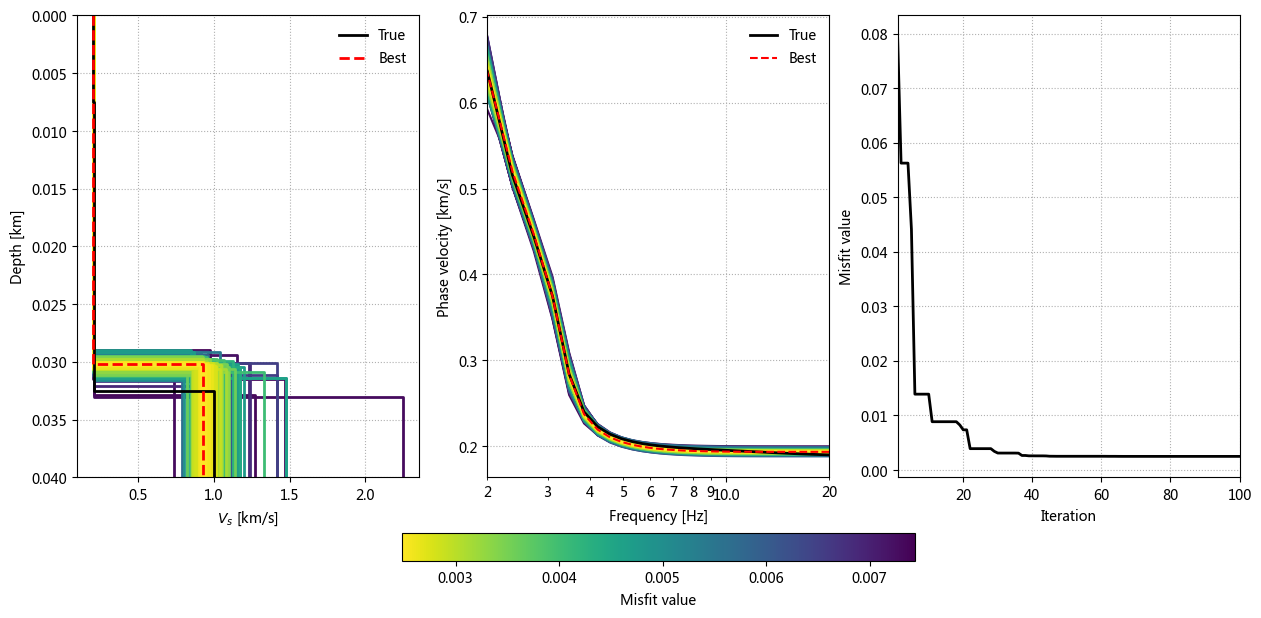

Reproduce this figure in Python.
import numpy as np

import matplotlib.pyplot as plt
from matplotlib.ticker import ScalarFormatter
from matplotlib.cm import ScalarMappable
from matplotlib.colors import Normalize
from mpl_toolkits.axes_grid1.inset_locator import inset_axes

from disba import PhaseDispersion, depthplot

from evodcinv import EarthModel, Layer, Curve


# Generate synthetic data
# Example taken from <https://www.geopsy.org/wiki/index.php/Dispersion_curve_inversion>
velocity_model = np.array([
    [7.5, 500.0, 200.0, 1700.0],
    [25.0, 1350.0, 210.0, 1900.0],
    [0.0, 2000.0, 1000.0, 2500.0],
]) * 1.0e-3

pd = PhaseDispersion(*velocity_model.T)
f = np.linspace(2.0, 20.0, 50)
t = 1.0 / f[::-1]
cp = pd(t, mode=0, wave="rayleigh")

# Initialize model
model = EarthModel()

# Build model search boundaries from top to bottom
# First argument is the bounds of layer's thickness [km]
# Second argument is the bounds of layer's S-wave velocity [km/s]
# Third argument is the bounds of VP/VS ratio, the default setting 
# is [1.63, 2.45], which corresponds to Poisson's ratio ranging from 0.2 to 0.4.
model.add(Layer([0.001, 0.1], [0.1, 3.0], [2, 8.])) # Set a wider range of VP/VS ratio to correspond to shallow layers with high water content.
model.add(Layer([0.001, 0.1], [0.1, 3.0]))

# Constant density (=2 g/cm3)
# First argument is P-wawe velocity [km/s]
density = lambda vp: 2.0

# Configure model
model.configure(
    optimizer="cpso",
    misfit="rmse",
    density=density,
    optimizer_args={
        "popsize": 20,
        "maxiter": 100,
        "workers": -1,
        "seed": 0,
    },
)

# Define dispersion curves to invert
curves = [Curve(cp.period, cp.velocity, 0, "rayleigh", "phase")]

# Run inversion
# See stochopy's documentation for optimizer options <https://keurfonluu.github.io/stochopy/>
res = model.invert(curves)
res = res.threshold(3 * np.min(res.misfit))

# Plot results
fig, ax = plt.subplots(1, 3, figsize=(15, 6))

for a in ax:
    a.grid(True, linestyle=":")

zmax = 0.04
cmap = "viridis_r"

# Velocity model
res.plot_model(
    "vs",
    zmax=zmax,
    show="all",
    ax=ax[0],
    plot_args={"cmap": cmap},
)
depthplot(
    velocity_model[:, 0],
    velocity_model[:, 2],
    zmax=zmax,
    ax=ax[0],
    plot_args={
        "color": "black",
        "linewidth": 2,
        "label": "True",
    },
)
res.plot_model(
    "vs",
    zmax=zmax,
    show="best",
    ax=ax[0],
    plot_args={
        "color": "red",
        "linestyle": "--",
        "label": "Best",
    },
)
ax[0].legend(loc=1, frameon=False)

# Dispersion curve
res.plot_curve(
    t, 0, "rayleigh", "phase",
    show="all",
    ax=ax[1],
    plot_args={
        "type": "semilogx",
        "xaxis": "frequency",
        "cmap": cmap,
    },
)
ax[1].semilogx(
    1.0 / cp.period, cp.velocity,
    color="black",
    linewidth=2,
    label="True",
)
res.plot_curve(
    t, 0, "rayleigh", "phase",
    show="best",
    ax=ax[1],
    plot_args={
        "type": "semilogx",
        "xaxis": "frequency",
        "color": "red",
        "linestyle": "--",
        "label": "Best",
    },
)
ax[1].set_xlim(2.0, 20.0)
ax[1].xaxis.set_major_formatter(ScalarFormatter())
ax[1].xaxis.set_minor_formatter(ScalarFormatter())
ax[1].legend(loc=1, frameon=False)

# Misfit
res.plot_misfit(ax=ax[2])

# Colorbar
norm = Normalize(vmin=res.misfits.min(), vmax=res.misfits.max())
smap = ScalarMappable(norm=norm, cmap=cmap)
axins = inset_axes(
    ax[1],
    width="150%",
    height="6%",
    loc="lower center",
    borderpad=-6.0,
)

cb = plt.colorbar(smap, cax=axins, orientation="horizontal")
cb.set_label("Misfit value")

plt.show()
